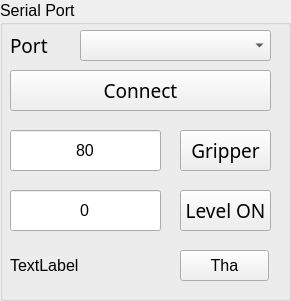
     <widget class="QGroupBox" name="gpSerial">
      <property name="geometry">
       <rect>
        <x>30</x>
        <y>460</y>
        <width>291</width>
        <height>301</height>
       </rect>
      </property>
      <property name="font">
       <font>
        <pointsize>12</pointsize>
       </font>
      </property>
      <property name="title">
       <string>Serial Port</string>
      </property>
      <widget class="QLabel" name="label_4">
       <property name="geometry">
        <rect>
         <x>10</x>
         <y>30</y>
         <width>41</width>
         <height>31</height>
        </rect>
       </property>
       <property name="font">
        <font>
         <family>Ubuntu Condensed</family>
         <pointsize>14</pointsize>
         <weight>50</weight>
         <bold>false</bold>
        </font>
       </property>
       <property name="text">
        <string>Port</string>
       </property>
      </widget>
      <widget class="QPushButton" name="btnSerialConnect">
       <property name="geometry">
        <rect>
         <x>10</x>
         <y>70</y>
         <width>261</width>
         <height>41</height>
        </rect>
       </property>
       <property name="font">
        <font>
         <family>Ubuntu Condensed</family>
         <pointsize>14</pointsize>
         <weight>50</weight>
         <bold>false</bold>
        </font>
       </property>
       <property name="text">
        <string>Connect</string>
       </property>
      </widget>
      <widget class="QComboBox" name="cbSerialCom">
       <property name="geometry">
        <rect>
         <x>80</x>
         <y>30</y>
         <width>191</width>
         <height>31</height>
        </rect>
       </property>
      </widget>
      <widget class="QPushButton" name="btnGripper">
       <property name="geometry">
        <rect>
         <x>180</x>
         <y>130</y>
         <width>91</width>
         <height>41</height>
        </rect>
       </property>
       <property name="font">
        <font>
         <family>Ubuntu Condensed</family>
         <pointsize>14</pointsize>
         <weight>50</weight>
         <bold>false</bold>
        </font>
       </property>
       <property name="text">
        <string>Gripper</string>
       </property>
      </widget>
      <widget class="QLineEdit" name="txtGripperWidth">
       <property name="geometry">
        <rect>
         <x>10</x>
         <y>130</y>
         <width>151</width>
         <height>41</height>
        </rect>
       </property>
       <property name="inputMethodHints">
        <set>Qt::ImhNone</set>
       </property>
       <property name="text">
        <string>80</string>
       </property>
       <property name="alignment">
        <set>Qt::AlignCenter</set>
       </property>
      </widget>
      <widget class="QLabel" name="lbStatus">
       <property name="geometry">
        <rect>
         <x>10</x>
         <y>250</y>
         <width>271</width>
         <height>31</height>
        </rect>
       </property>
       <property name="text">
        <string>TextLabel</string>
       </property>
      </widget>
      <widget class="QLineEdit" name="txtADC">
       <property name="geometry">
        <rect>
         <x>10</x>
         <y>190</y>
         <width>151</width>
         <height>41</height>
        </rect>
       </property>
       <property name="inputMethodHints">
        <set>Qt::ImhNone</set>
       </property>
       <property name="text">
        <string>0</string>
       </property>
       <property name="alignment">
        <set>Qt::AlignCenter</set>
       </property>
      </widget>
      <widget class="QPushButton" name="btnADC">
       <property name="geometry">
        <rect>
         <x>180</x>
         <y>190</y>
         <width>91</width>
         <height>41</height>
        </rect>
       </property>
       <property name="font">
        <font>
         <family>Ubuntu Condensed</family>
         <pointsize>14</pointsize>
         <weight>50</weight>
         <bold>false</bold>
        </font>
       </property>
       <property name="text">
        <string>Level ON</string>
       </property>
      </widget>
      <widget class="QPushButton" name="pushButton_7">
       <property name="geometry">
        <rect>
         <x>180</x>
         <y>250</y>
         <width>89</width>
         <height>31</height>
        </rect>
       </property>
       <property name="text">
        <string>Tha</string>
       </property>
      </widget>
     </widget>
